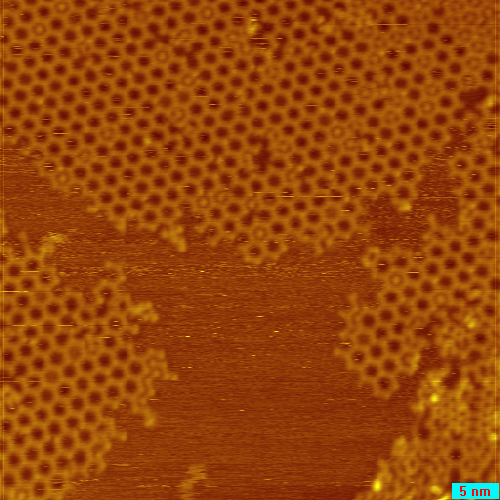
#> input picture sample_scale_53.png, 500 x 500 px
$ jupyter execute --allow-errors template_matching_mst.ipynb
#> lines starting #> are read from the running program, lines starting #| are printed output that depends on the picture
### stm_voronoi_mst.py
"""This code analyzes STM images using voronoi diagrams and graphs
to quantify various properties of the image.

It builds off of the orginal code by Lucas V. Besteiro, lvbesteiro@protonmail.com
which was used in Refs. [1,2] and can be found at [3]. Additional information about its
output and methodology, as well as references to previous related work, can be found
either in Ref. [1] or in the supplementary information of Ref. [2].

The modified code here vectorized and simplified the voronoi diagram and simplified
some of the plotting. The new code is signifcantly faster and take up less memory.

The original segmentation and labelling of an STM image was also removed as this was a
difficult process to automate and was better done in steps.

1. G. Galeotti, F. De Marchi, T. Taerum, L.V. Besteiro, M. El Garah, J. Lipton-Duffin,
   M. Ebrahimi, D.F. Perepichka, F. Rosei. Surface-mediated assembly, polymerization and
   degradation of thiophene-based monomers. Chem. Sci. 10 (19), 5167-5175 (2019).
   https://doi.org/10.1039/C8SC05267K

2. G. Galeotti, F. De Marchi, E. Hamzehpoor, O. MacLean, M. Rajeswara Rao, Y. Chen,
   L.V. Besteiro, D. Dettmann, L. Ferrari, F. Frezza,P.M. Sheverdyaeva, R. Liu,
   A.K. Kundu, P. Moras, M. Ebrahimi, M.C. Gallagher, F. Rosei, D.F. Perepichka &
   G. Contini. Synthesis of mesoscale ordered two-dimensional π-conjugated polymers with
   semiconducting properties. Nat. Mater. (2020). https://doi.org/10.1038/s41563-020-0682-z

3. https://github.com/lvbesteiro/STM-Minimum_Spanning_Tree/tree/master


modified code by Kyle Murphy, murphy.kyle.r@gmail.com
"""


#
# STM-Minimum_Spanning_Tree
# This Python script analyzes the degree of order in two-dimensional (2D) polymers from STM experimental images.
#
# It was used in the preparation of Refs. [1,2]. Additional information about its output and methodology, as well
# as references to previous related work, can be found either in Ref. [1] or in the supplementary information of Ref. [2].
# Both documents can be freely downloaded from the publishers' websites indicated below.
#
# If you use this code to analyze your data, please consider citing Refs. [1,2].
#
# 1. G. Galeotti, F. De Marchi, T. Taerum, L.V. Besteiro, M. El Garah, J. Lipton-Duffin, M. Ebrahimi, D.F. Perepichka, F. Rosei.
#    Surface-mediated assembly, polymerization and degradation of thiophene-based monomers. Chem. Sci. 10 (19), 5167-5175 (2019).
#    https://doi.org/10.1039/C8SC05267K
#
# 2. G. Galeotti, F. De Marchi, E. Hamzehpoor, O. MacLean, M. Rajeswara Rao, Y. Chen, L.V. Besteiro, D. Dettmann, L. Ferrari, F. Frezza,
#    P.M. Sheverdyaeva, R. Liu, A.K. Kundu, P. Moras, M. Ebrahimi, M.C. Gallagher, F. Rosei, D.F. Perepichka & G. Contini.
#    Synthesis of mesoscale ordered two-dimensional π-conjugated polymers with semiconducting properties. Nat. Mater. (2020).
#    https://doi.org/10.1038/s41563-020-0682-z
#
# Written by Lucas V. Besteiro, lvbesteiro@protonmail.com.
# Shared under GPL 3.0 license
#

# Modified 2026-04-02 by K. Murphy
# - Add docstrings and comments
# - Update function calls as needed
# - Vectorize Voronoi algorithm
# - Add nearest neighbour to Voronoi (cKDTree)


import numpy as np
from skimage import io, filters, morphology
from skimage.util import img_as_float, img_as_ubyte

from skimage import exposure, draw
from scipy.spatial import cKDTree
from scipy.ndimage import binary_dilation

import networkx as nx

# Reads image files and scale information. Expected name format: "TEXTscale_XXX.extension"
class img_file:
  """
  Represents an STM image with embedded scale metadata.

  Expected filename format:
      <anything>scale_<value>.<ext>

  Example:
      sample_scale_500.png

  Attributes
  ----------
  name : str
      Filename
  nm_size : float
      Physical image size in nanometers (from filename)
  px_sizex : int
      Image width in pixels
  px_sizey : int
      Image height in pixels
  scale : float
      Pixel-to-nanometer ratio (px/nm)
  area : float
      Physical area of the image (nm²)
  """
  def __init__(self,name):
    """Parse filename and extract physical size."""
    self.name = name
    try:
        self.nm_size = float(name.split('scale_')[1].split('.')[0])
    except:
        self.nm_size = None
  def load(self):
    """
    Load image and compute spatial scaling.

    Returns
    -------
    img : ndarray
        Image as float array
    """
    self.img = img_as_float(io.imread(self.name))
    self.px_sizex = self.img.shape[1]
#> self.px_sizex = 500
    self.px_sizey = self.img.shape[0]
#> self.px_sizey = 500
    if self.nm_size is None:
        self.area = 1
        self.scale = 1
        self.nm_size = 1
        self.physical = False
    else:
        # --- Fixed area calculation bug ---
        self.area = self.nm_size**2 * self.px_sizey/self.px_sizex
#> self.area = 2809
        self.scale = self.px_sizex/self.nm_size
#> self.scale = 9.43
        self.physical = True

# Converts image to grayscale, equalize and enhance contrast
def gray_process(img,dsize=25,cutoff=0.5,gain=10):
    """
    Convert image to enhanced grayscale.

    Steps:
        1. Convert RGB → grayscale
        2. Apply local histogram equalization
        3. Apply sigmoid contrast enhancement

    Parameters
    ----------
    img : ndarray
        Input RGB image
    dsize : int
        Structuring element size for local equalization
    cutoff : float
        Sigmoid midpoint
    gain : float
        Sigmoid steepness

    Returns
    -------
    img_gr : ndarray
        Processed grayscale image
    """
    img_gr = np.zeros_like(img[:,:,0])
    img_gr = (img[:,:,0]+img[:,:,1]+img[:,:,2])/3
    selem = morphology.disk(dsize)
    img_gr = img_as_ubyte(img_gr)
    img_gr = filters.rank.equalize(img_gr, footprint=selem) #change for update skiimage
    img_gr = img_as_float(img_gr)
    img_gr = exposure.adjust_sigmoid(img_gr,cutoff=cutoff,gain=gain)
    return img_gr

# Populates the network with nodes
# [64 lines left out: function find_nodes, not called in this run]


'''
deg_list, _, m, sig, _, defect_ratio = statistics(graph_node, graph_inner, g_msf)

lenghts = np.array([G[u][v]['dis'] for u, v in G.edges()])
areas = [graph_inner.nodes[n]['area_vor'] for n in graph_inner.nodes()]
mean_area = np.mean(areas)

'''

# [238 lines left out: functions voronoi_tree, statistics, color_by_degree, not called in this run]

### template_matching_mst.ipynb
[cell 1]
import numpy as np
import matplotlib.pyplot as plt
import networkx as nx

from skimage import util, filters, io, transform, img_as_float
from skimage.restoration import inpaint_biharmonic
from skimage.feature import match_template, peak_local_max

from matplotlib import cm

#> (the rest of this cell did not finish here and is left out)

[cell 2]
# =====================
# PARAMETERS
# =====================
f = r"sample_scale_53.png"

dsize = 11

[cell 3]
img = img_file(f)
img.load()

img2d = img.img if img.img.ndim == 2 else img.img.mean(axis = 2)
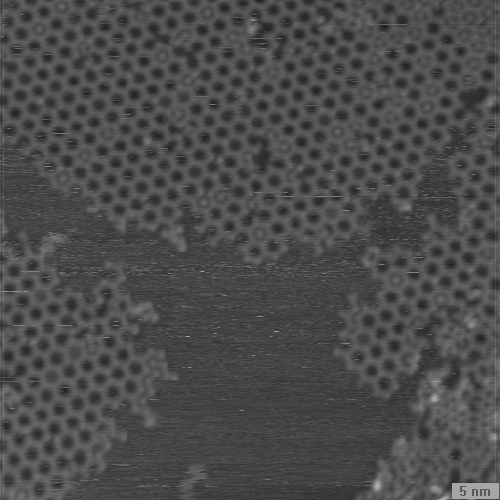
#> img2d: shape (500, 500) float64; min 0.125, max 0.694, mean 0.299
row_means = img2d.mean(axis = 1)
#> row_means = 500 values, max 0.335 at index 485, min 0.296 at index 221, mean 0.299
row_devs = np.abs(img2d - row_means[:, None])
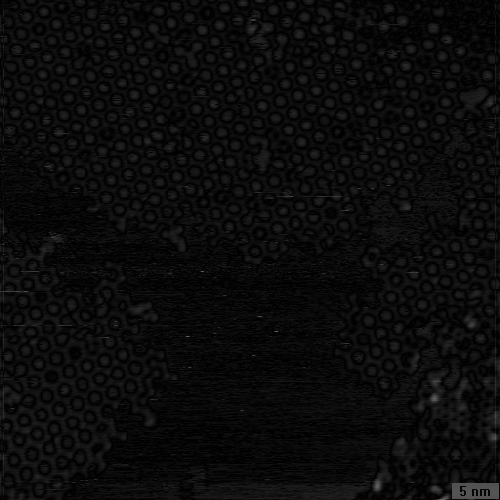
#> row_devs: shape (500, 500) float64; min 2.61e-06, max 0.396, mean 0.0459

max_dev_per_row = row_devs.max(axis = 1)
#> max_dev_per_row = 500 values, max 0.396 at index 336, min 0.111 at index 467, mean 0.172
threshold = max_dev_per_row.mean() + max_dev_per_row.std()
#> threshold = 0.228
scarred_rows = max_dev_per_row > threshold

mask = np.zeros(img2d.shape, dtype = bool)
mask [scarred_rows, :] = True

inpainted = np.stack([inpaint_biharmonic(img.img[..., c], mask) for c in range(img.img.shape[2])], axis = -1)
source = (inpainted if hasattr(img, 'inpainted') else img.img)
img.img_blurred = filters.gaussian(source, sigma = 3, channel_axis = -1 if source.ndim == 3 else None)
image_gray = np.dot(img.img_blurred[..., :3], [0.2989, 0.5870, 0.1140])
image_norm = (image_gray - image_gray.min()) / (image_gray.max() - image_gray.min())
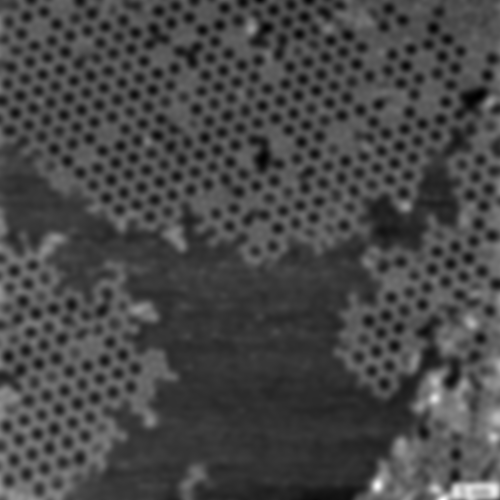
#> image_norm: shape (500, 500) float64; min 0, max 1, mean 0.281

cmap = cm.get_cmap('afmhot')
colored_image = cmap(image_norm)
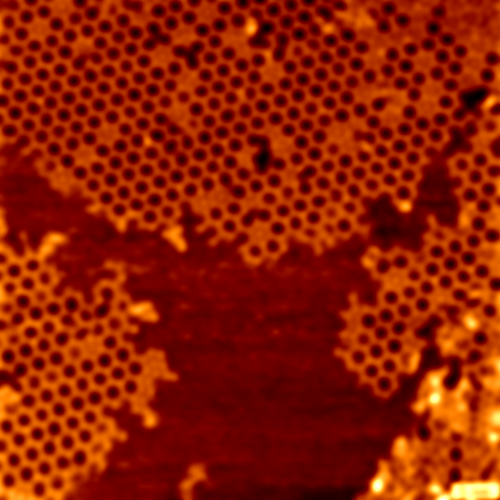
#> colored_image: shape (500, 500, 4) float64; mean of channels 0, 1, 2, 3 0.557, 0.111, 0.00374, 1; drawn as R, G, B
img_gr = gray_process(colored_image, dsize = dsize, cutoff = 0.5)
#> in gray_process, `img_gr = filters.rank.equalize(img_gr, footprint=selem)`:
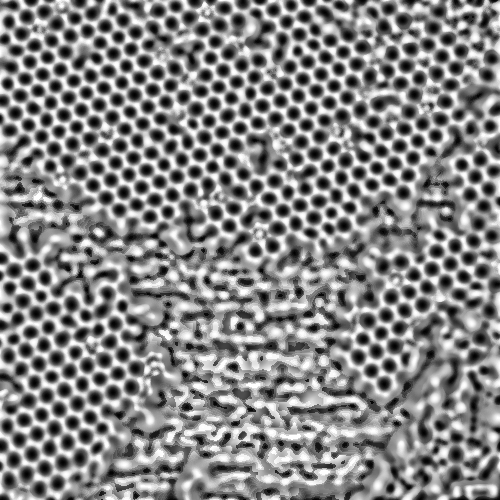
#> img_gr: shape (500, 500); min 0, max 255, mean 134.7
#> in gray_process, `img_gr = exposure.adjust_sigmoid(img_gr,cutoff=cutoff,gain=gain)`:
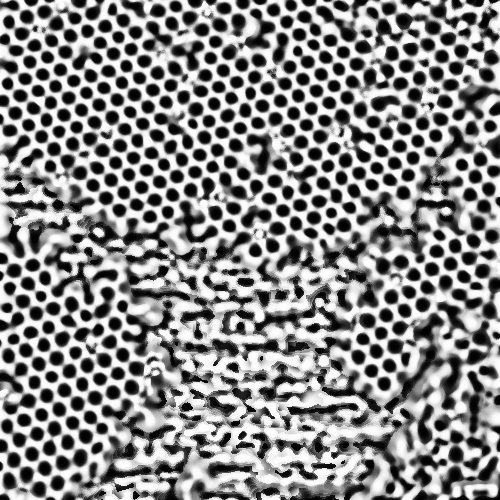
#> img_gr: shape (500, 500) float64; min 0.00669, max 0.993, mean 0.54

fig, ax = plt.subplots(1, 2, figsize = (11, 6))
im0 = ax[0].imshow(img_gr, cmap = 'gray')
ax[0].set_title('Gray Scale Image')
im1 = ax[1].imshow(util.invert(img_gr), cmap = 'gray')
ax[1].set_title('Inverted Gray Scale Image')

fig.colorbar(im0, ax = ax[0], shrink = 0.6)
fig.colorbar(im1, ax = ax[1], shrink = 0.6)
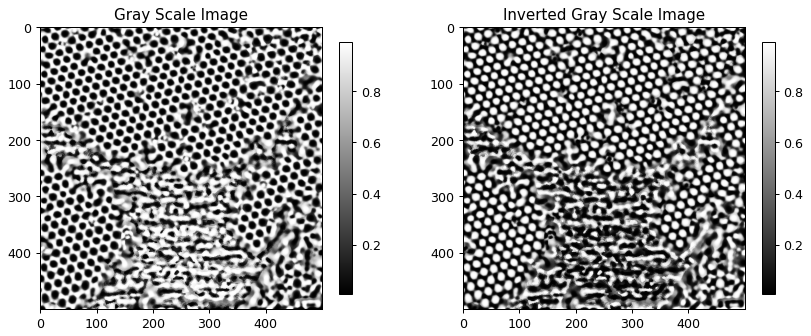
#> figure drawn by matplotlib, 4 panels

[cell 4]
image = 255 - img_gr
img_scale = 53 / img.nm_size
# Used 53 because template came from sample_scale_53.png, see next comment

im_1 = img_as_float(io.imread("example_temp.png"))
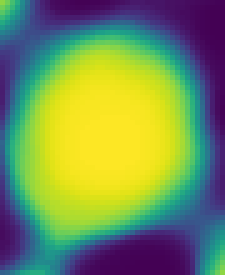
#> input picture example_temp.png, 45 x 55 px (shown 5 times larger)
pore = transform.rescale(im_1, scale = img_scale, anti_aliasing = True, channel_axis = -1)
pore = np.dot(pore[..., :3], [0.2989, 0.5870, 0.1140])

border_size = int(pore.shape[0] / 2)
#> border_size = 27
white_value = 255
pad_width = ((border_size, border_size), (border_size, border_size))
#> pad_width = ((27, 27), (27, 27))

bordered = np.pad(image, pad_width = pad_width, mode = 'constant', constant_values = white_value)
result = match_template(bordered, pore, pad_input = False)
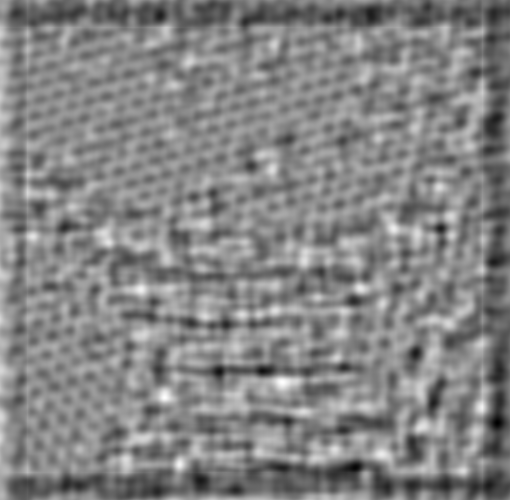
#> result: shape (500, 510) float64; min -0.485, max 0.408, mean -0.0219; drawn with min black and max white
peaks = peak_local_max(result, min_distance = 10, threshold_rel = 0.5)
#> peaks = 74 pairs, first value 27 to 470, second value 27 to 482

fig, ax = plt.subplots(1, 2, figsize = (11, 6))
im0 = ax[0].imshow(pore)
im1 = ax[1].imshow(result)
ax[1].imshow(colored_image, alpha = 0.5)
plt.plot(peaks[:, 1], peaks[:, 0], 'o', markeredgecolor = 'r', markerfacecolor = 'none', markersize = '1')
# use sample_scale_53.png set threshold_rel = 0.99, 'o' --> 's', and markersize = '30' to see template :)
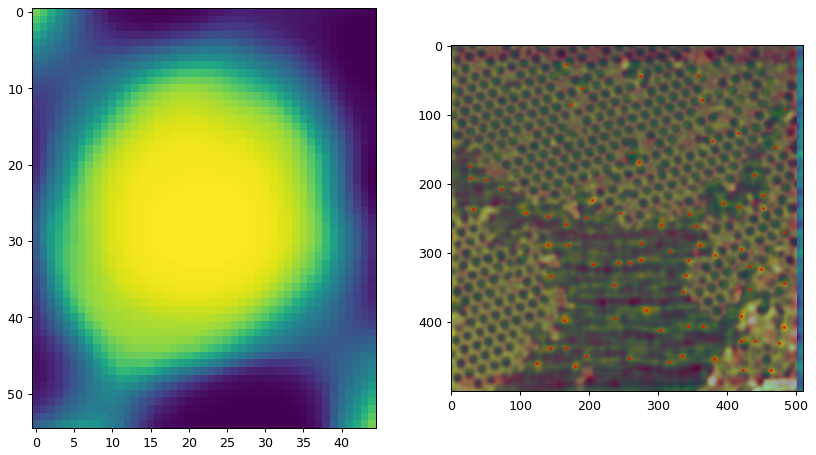
#> figure drawn by matplotlib, 2 panels

#> (a cell that did not finish here is left out)

[cell 6]
fig, ax = plt.subplots(2, 2, figsize = (10, 10))
#> (the rest of this cell did not finish here and is left out)

#> (a cell that did not finish here is left out)

#> (a cell that did not finish here is left out)
